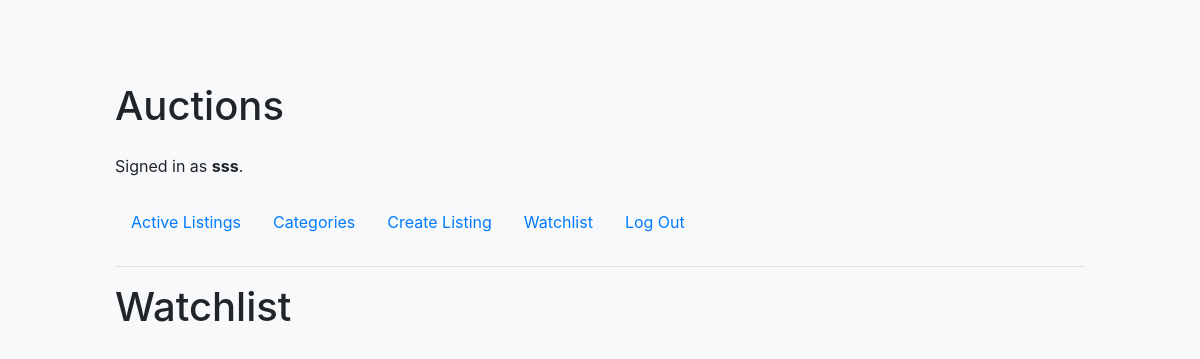
Page /watchlist (signed in) on the earlier database version.
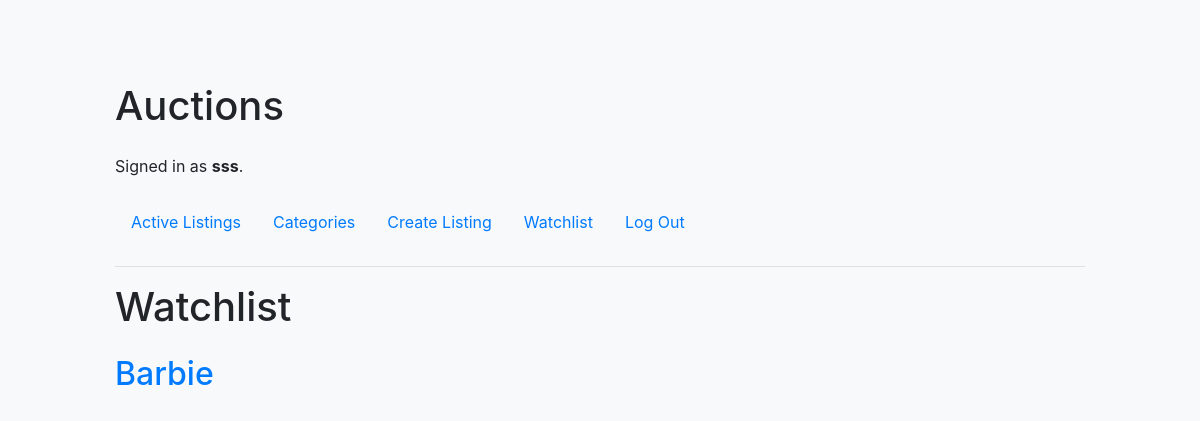
Same page on the later database version.
### auctions/models.py (models this page shows, shortened)
class Auction(models.Model):
    title = models.CharField(max_length=64)
    description = models.TextField()
    starting_bid = models.DecimalField(max_digits=10, decimal_places=2)
    current_bid = models.DecimalField(max_digits=10, decimal_places=2)
    image_url = models.URLField()
    category = models.ForeignKey(Category, on_delete=models.CASCADE, null=True)
    created_at = models.DateTimeField(auto_now_add=True)
    created_by = models.ForeignKey(User, on_delete=models.CASCADE, related_name="auctions")
    active = models.BooleanField(default=True)

### auctions/views.py (the view)
# urls.py: path("watchlist", views.watchlist, name="watchlist"),
@login_required
def watchlist(request):
    user = request.user
    watchlist_items = Watchlist.objects.filter(user=user)
    watchlist = [item.auction for item in watchlist_items]
    return render(request, "auctions/watchlist.html", {
        "watchlist": watchlist
    })

### auctions/templates/auctions/watchlist.html
{% extends "auctions/layout.html" %}
{% block body %}
    <h1 class="mb-4">Watchlist</h1>
    {% for auction in watchlist %}
    <h2><a href="{% url 'auction' auction.id %}">{{ auction.title }}</a></h2>
    {% endfor %}
{% endblock %}

Differences in the rows shown:
added Auction: title "Barbie"
